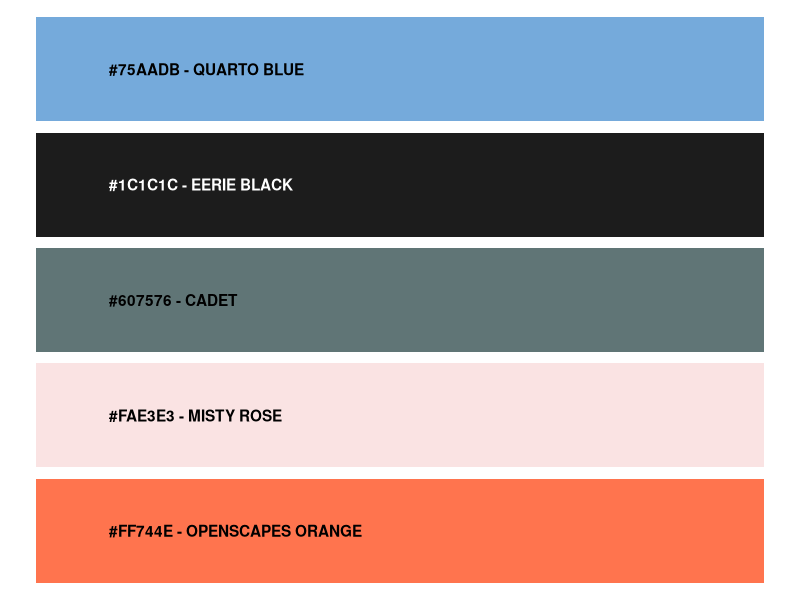

Recreate this plot in R.
## ---- chunk 1
#| label: load-pkg
#| warning: false

library(tidyverse)
## ---- chunk 2
#| out.width: "100%"

df <- tribble(
  ~color,    ~name,                   ~text_color, 
  "#FF744E", "OPENSCAPES ORANGE",           "black",
  "#FAE3E3", "MISTY ROSE",            "black",
  "#607576", "CADET",                 "black",
  "#1C1C1C", "EERIE BLACK",           "white",
  "#75AADB", "QUARTO BLUE",           "black"
)

ggplot(df, aes(y = fct_inorder(color), x = 10, fill = color)) +
  geom_col() +
  scale_fill_identity() +
  theme_void() +
  geom_text(aes(x = 1, label = paste(color, "-", name), color = text_color), hjust = 0, fontface = "bold") +
  scale_color_identity()
